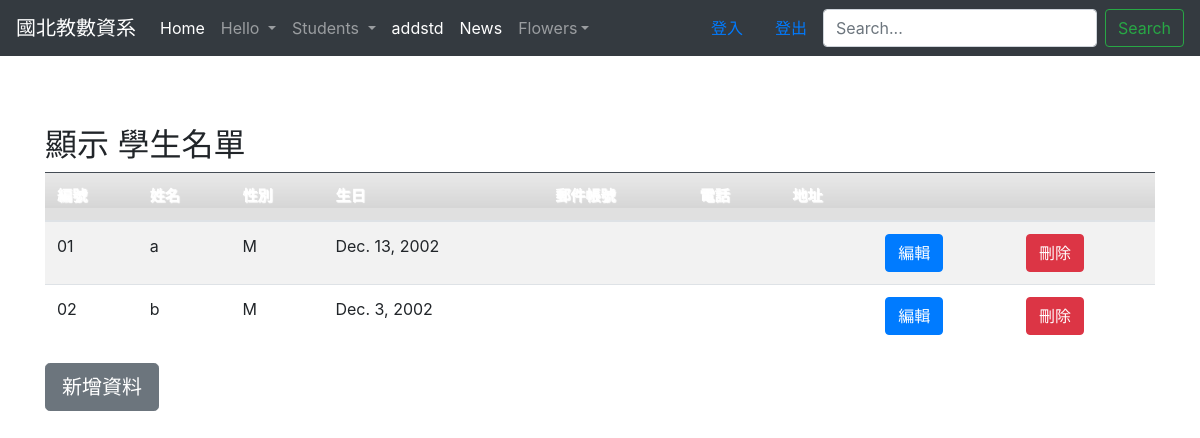
/listall/, run on the app's committed database.
### students/models.py (models this page shows, shortened)
class student(models.Model):
    stdName = models.CharField(max_length=50, null=False)
    stdID = models.CharField(max_length=10, null=False)
    stdSex = models.CharField(max_length=2, default="M", null=False)
    stdBirth = models.DateField(null=False)
    stdEmail = models.EmailField(max_length=100, blank=True, default="")
    stdPhone = models.CharField(max_length=200, blank=True, default="")
    stdAddress = models.CharField(max_length=255, blank=True, default="")

### students/views.py (the view)
# urls.py: path('listall/', listall),
def listall(request):
    allStudents = student.objects.all().order_by('id')
    return render(request, "student/listall.html", locals())

### templates/student/listall.html (shortened to what this page needs)
{% extends "base.html" %}
{% block content %}
<br>
<br>
<br>
<br>
		<h2>顯示 學生名單 </h2>
		<table class="table table-striped table-hover">
 			<thead class="table-dark">
				<th>編號</th><th>姓名</th><th>性別</th><th>生日</th>
				<th>郵件帳號</th><th>電話</th><th>地址</th><th></th><th></th>
			</thead>
			{% for student in allStudents %}
				<tr>
					<td>{{ student.stdID }} </td>
					<td>{{ student.stdName }} </td>
					<td>{{ student.stdSex}} </td>
					<td>{{ student.stdBirth }} </td>
					<td>{{ student.stdEmail }} </td>
					<td>{{ student.stdPhone}} </td>
					<td>{{ student.stdAddress }} </td>
					<td><a href="/edit/{{student.stdID}}"><button type="button" class="btn btn-primary"> 編輯 </button></a></td>
					<td><a href="/delete/{{student.stdID}}"><button type="button" class="btn btn-danger"> 刪除 </button></a></td>
				</tr>
			{% endfor %}
		</table>
		<a href="/post/"><button type="button" class="btn btn-secondary btn-lg"> 新增資料 </button></a>
{% endblock %}

### static/css/style.css (style rules this page uses)
html, body { height: 100%; }
body { height: 100%; font-family: Arial, Helvetica, sans-serif; font-size: 13px; margin: 0; padding: 0; background:#eaeaea }
h1, h2, h3, h4, h5 { padding: 0; margin: 0; }
table { border-collapse: collapse; }
th,td { padding: 8px; }
th { background: #E0E0E0 url(images/bg_th.png) repeat-x top; text-shadow: 1px 1px 1px #fff; font-size: 15px; }
table tr td a { text-decoration: none; font-weight: bold; color: #06F; }

### data on the page
student: stdID "01", stdName "a", stdSex "M", stdBirth "Dec. 13, 2002"
student: stdID "02", stdName "b", stdSex "M", stdBirth "Dec. 3, 2002"
